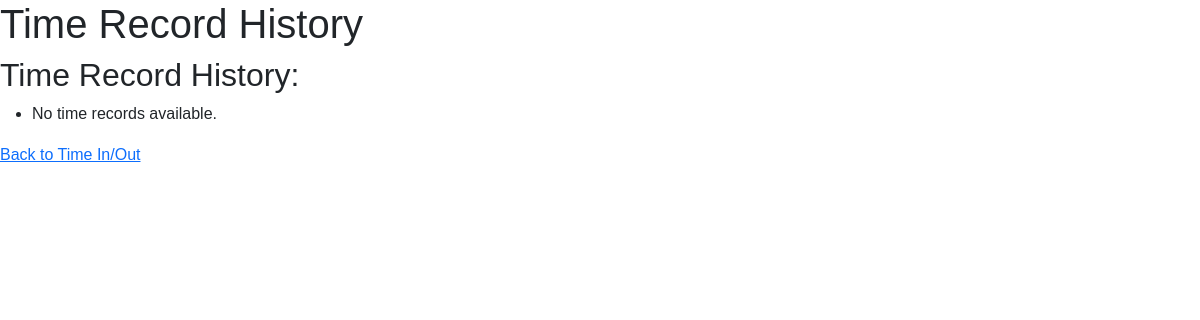
Page /internship/view_time_records/ (signed in) on the earlier database version.
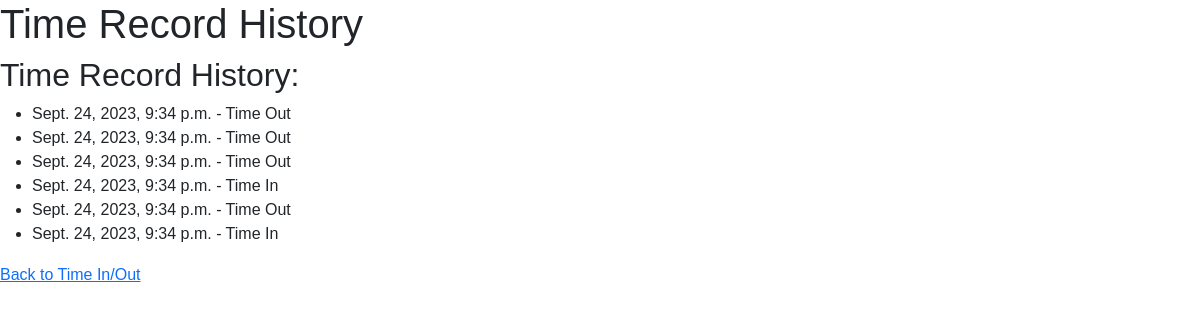
Same page on the later database version.
### internship/models.py (models this page shows)
class TimeRecord(models.Model):
    intern_user = models.ForeignKey(intern, on_delete=models.CASCADE, default=None)
    timestamp = models.DateTimeField(default=now)
    is_time_in = models.BooleanField(default=True)
    action = models.CharField(max_length=8, choices=[('Time In', 'Time In'), ('Time Out', 'Time Out')], default='Time In')

### internship/views.py (the view)
# urls.py: path('view_time_records/', views.view_time_records, name='view_time_records'),
@login_required
def view_time_records(request):
    time_records = TimeRecord.objects.filter(intern_user=request.user).order_by('-timestamp')
    return render(request, 'DTR/view_time_records.html', {'time_records': time_records})

### templates/DTR/view_time_records.html (shortened to what this page needs)
{% extends "base.html" %}
{% load static %}
{% block content %}
  <h1>Time Record History</h1>
  <h2>Time Record History:</h2>
  <ul>
    {% for record in time_records %}
      <li>{{ record.timestamp }} - {{ record.action }}</li>
    {% empty %}
      <li>No time records available.</li>
    {% endfor %}
  </ul>
  <a href="{% url 'time_in_out' %}">Back to Time In/Out</a>
{% endblock %}

Differences in the rows shown:
added TimeRecord: timestamp "Sept. 24, 2023, 9:34 p.m.", action "Time Out"
added TimeRecord: timestamp "Sept. 24, 2023, 9:34 p.m.", action "Time Out"
added TimeRecord: timestamp "Sept. 24, 2023, 9:34 p.m.", action "Time Out"
added TimeRecord: timestamp "Sept. 24, 2023, 9:34 p.m.", action "Time In"
added TimeRecord: timestamp "Sept. 24, 2023, 9:34 p.m.", action "Time Out"
added TimeRecord: timestamp "Sept. 24, 2023, 9:34 p.m.", action "Time In"
Other differences:
text no longer shown: "No time records available."
